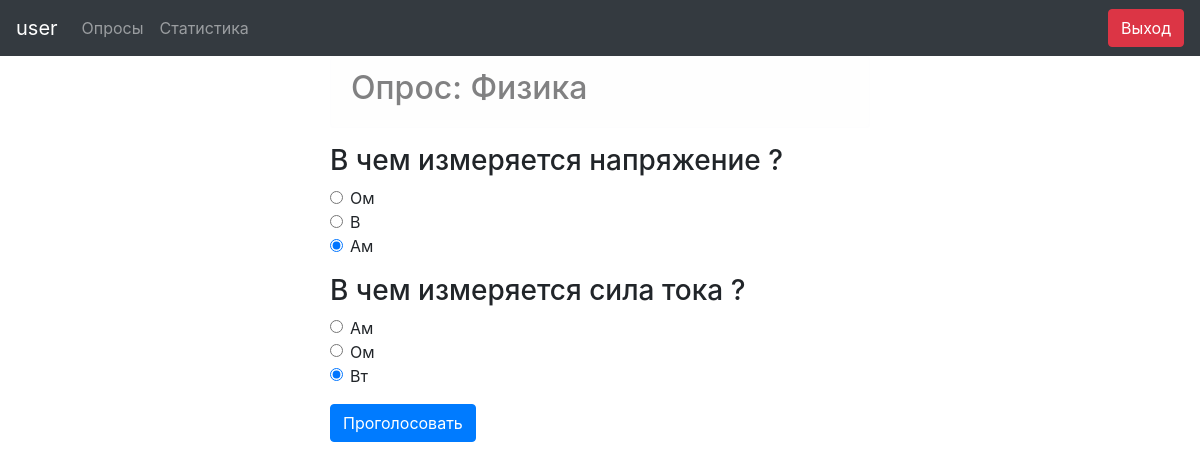
The app's page /3/ (signed in) with its own data.
### p_pols/models.py (models this page shows, shortened)
class Poll(models.Model):
    title = models.CharField(max_length=4096,  help_text="Опрос", verbose_name="Опрос")
    question = models.ManyToManyField(Question, related_name='polls',help_text="Вопрос", verbose_name="Вопрос")
    pub_date = models.DateTimeField(help_text="Дата публикации", verbose_name="Дата публикации",default=timezone.now())
    def publish(self):
        return self.pub_date <= timezone.now()
    publish.admin_order_field = 'pub_date'
    publish.boolean = True
    publish.short_description = 'Опубликовано ?'

class Question(models.Model):
    title = models.CharField(max_length=4096,  help_text="Вопрос", verbose_name="Вопрос")

class Choice(models.Model):
    question = models.ForeignKey(Question, on_delete=models.CASCADE)
    title = models.CharField(max_length=4096, help_text="Вариант ответа", verbose_name="Вариант ответа")

### p_pols/views.py (the view)
# urls.py: re_path(r'^(?P<poll_id>\d+)/$', detail, name='detail'),
@login_required
def detail(request, poll_id):
    context = {}
    context['username'] = request.user.username
    profile = get_object_or_404(UserProfile, user=request.user)
    try:
        poll = Poll.objects.get(pk=poll_id)
        context['poll']=poll
        question_list=[]
        for i in poll.question.all():
            question_list.append(i.id)
        context['question_list']=question_list
    except Poll.DoesNotExist:
        raise Http404
    if Answer.objects.all().filter(user=profile).filter(poll=poll).exists():
        return HttpResponseRedirect(reverse('common:results', args=(poll_id,)))
    else:
        return render(request, 'detail.html', context)

### p_pols/templates/detail.html (shortened to what this page needs)
{% extends  'nav.html' %}
{% block main %}
<form action="{% url 'common:vote' poll.id %}" method="post">
    <div class="alert alert-light" role="alert">
        <h2>Опрос: {{poll.title}}</h2>
    </div>
    {% for question in poll.question.all %}
    <div class="form-group">
        <h3>{{ question.title }}</h3>
        {% for choice in question.choice_set.all %}
        <div class="form-check">
            <input class="form-check-input" type="radio" name="{{question.id}}" id="{{ choice.id }}" value="{{ choice.id }}" checked>
            <label class="form-check-label" for="{{ choice.id }}">
                {{ choice.title }}
            </label>
          </div>
          {% endfor %}
    </div>
    {% endfor %}
    <button type="submit" class="btn btn-primary">Проголосовать</button>
  </form>
{% endblock %}

### p_pols/templates/nav.html (shortened to what this page needs)
<!doctype  html>
<html  lang="en">
<head>
{% load static %}
<link rel="stylesheet" type="text/css" href="{% static 'css/bootstrap.min.css' %}">
</head>
<body>
    <nav class="navbar navbar-expand-sm bg-dark navbar-dark">
        <a class="navbar-brand" href="#">{{ username }}</a>
        <ul class="navbar-nav">
          <li class="nav-item">
            <a class="nav-link" href="poll">Опросы</a>
          </li>
          <li class="nav-item">
            <a class="nav-link" href="stat">Статистика</a>
          </li>
        </ul>
        <a class="btn btn-danger navbar-btn"  href="{% url 'logout' %}" style="margin: 0 0 0 auto;">Выход</a>
      </nav>
  <div  class="container">
  <div  class="row justify-content-center">
      <div  class="col-6">
      {% block main %}
      {% endblock %}
      </div>
    </div>
  </div>
</body>
</html>

### records on screen
Poll: title "Физика"
Question: title "В чем измеряется напряжение ?"
Choice: title "Ом"
Choice: title "В"
Choice: title "Ам"
Question: title "В чем измеряется сила тока ?"
Choice: title "Ам"
Choice: title "Ом"
Choice: title "Вт"

### other values on screen
{{ username }} "user"
